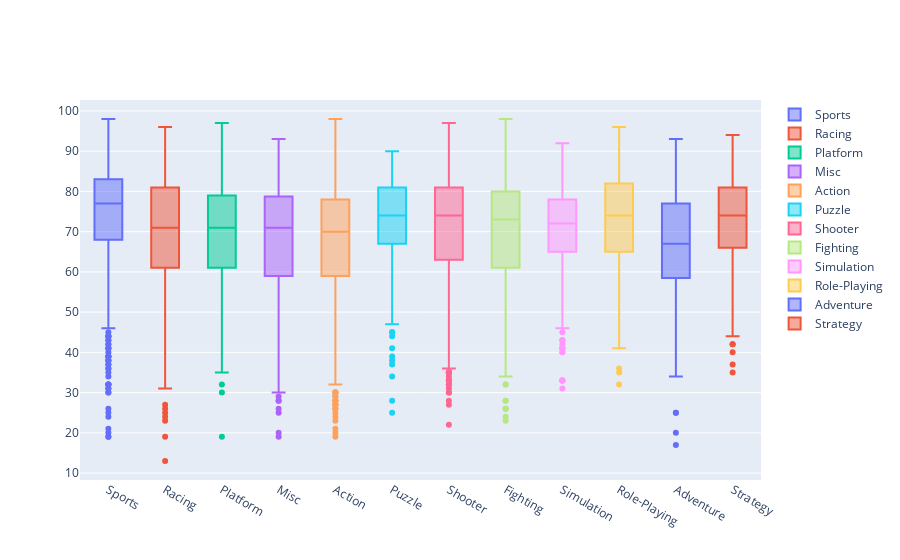

Notebook cell for this chart:
### Code cell
data=[]
for genre in df.Genre.unique():
    data.append(
    go.Box(y=df[df.Genre==genre].Critic_Score, name=genre)
    )
    
iplot(data, show_link=False)

### Figure 1 — Plotly figure (JSON) as saved in the notebook; plotly's stock layout.template omitted (floating-point values rounded to 4 significant figures; data arrays with more than 128 entries replaced by an {"elided": "..."} marker saying what was removed)
{"data": [{"name": "Sports", "type": "box", "y": {"elided": "981 int values"}}, {"name": "Racing", "type": "box", "y": {"elided": "600 int values"}}, {"name": "Platform", "type": "box", "y": {"elided": "412 int values"}}, {"name": "Misc", "type": "box", "y": {"elided": "399 int values"}}, {"name": "Action", "type": "box", "y": {"elided": "1698 int values"}}, {"name": "Puzzle", "type": "box", "y": [77, 85, 84, 86, 79, 83, 83, 79, 79, 84, 44, 71, 87, 81, 87, 63, 60, 81, 85, 76, 81, 76, 79, 81, 58, 86, 82, 72, 66, 72, 75, 67, 86, 83, 83, 72, 86, 79, 74, 74, 82, 86, 74, 73, 49, 71, 75, 71, 73, 88, 47, 63, 74, 74, 75, 73, 77, 75, 39, 76, 70, 83, 78, 68, 64, 69, 41, 60, 78, 79, 69, 74, 84, 55, 75, 64, 71, 68, 25, 28, 72, 71, 79, 83, 67, 82, 82, 70, 77, 45, 73, 56, 59, 83, 78, 58, 70, 61, 74, 72, 84, 78, 69, 75, 74, 38, 63, 34, 74, 50, 88, 37, 90, 55, 62, 45, 67, 62, 73, 70, 84, 76, 75, 70, 64, 68, 90]}, {"name": "Shooter", "type": "box", "y": {"elided": "900 int values"}}, {"name": "Fighting", "type": "box", "y": {"elided": "392 int values"}}, {"name": "Simulation", "type": "box", "y": {"elided": "312 int values"}}, {"name": "Role-Playing", "type": "box", "y": {"elided": "739 int values"}}, {"name": "Adventure", "type": "box", "y": {"elided": "260 int values"}}, {"name": "Strategy", "type": "box", "y": {"elided": "292 int values"}}], "layout": {}}
